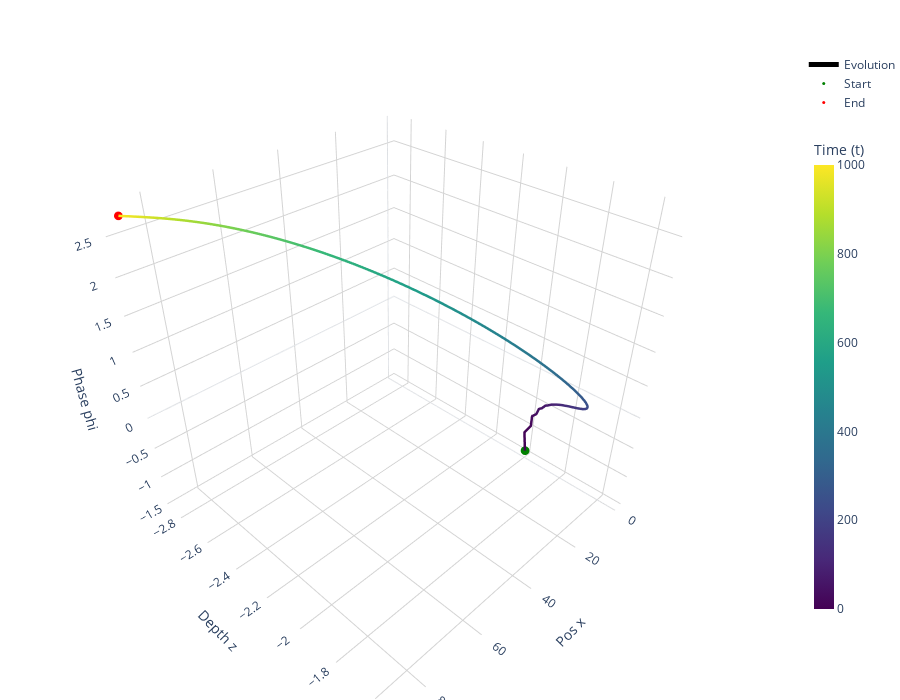

Source (notebook cell):
### Markdown cell above
### Seperate Plots

### Code cell
file_type = 'jpg'
timestamp = 2


# 0. Setup Directory
save_dir = "./Average Plots"
if not os.path.exists(save_dir):
    os.makedirs(save_dir)
    print(f"Created directory: {save_dir}")

# ==========================================
# PART 1: TIME SERIES PLOTS (Variables vs Time)
# ==========================================

# 1. Vertical Depth vs Time
plt.figure(figsize=(6, 5))
plt.plot(t_sub, mean_z, color='darkblue', linewidth=2.5)
plt.xlabel('Time (t)')
plt.ylabel(r'Expected Depth $\langle z \rangle$')
plt.title('Vertical Expectation')
plt.grid(True, linestyle='--', alpha=0.6)
save_path = os.path.join(save_dir, f"time_vs_depth_{timestamp}.{file_type}")
plt.savefig(save_path, dpi=150, bbox_inches='tight')
print(f"Saved: {save_path}")
plt.show()

# 2. Horizontal Position vs Time
plt.figure(figsize=(6, 5))
plt.plot(t_sub, mean_x, color='darkgreen', linewidth=2.5)
plt.xlabel('Time (t)')
plt.ylabel(r'Expected Position $\langle x \rangle$')
plt.title('Horizontal Expectation')
plt.grid(True, linestyle='--', alpha=0.6)
save_path = os.path.join(save_dir, f"time_vs_horizontal_{timestamp}.{file_type}")
plt.savefig(save_path, dpi=150, bbox_inches='tight')
print(f"Saved: {save_path}")
plt.show()

# 3. Phi vs Time
plt.figure(figsize=(6, 5))
plt.plot(t_sub, mean_phi, color='rebeccapurple', linewidth=2.5)
plt.xlabel('Time (t)')
plt.ylabel(r'Expected $\langle \phi \rangle$')
plt.title(r'$\Phi$ Expectation')
plt.grid(True, linestyle='--', alpha=0.6)
save_path = os.path.join(save_dir, f"time_vs_phi_{timestamp}.{file_type}")
plt.savefig(save_path, dpi=150, bbox_inches='tight')
print(f"Saved: {save_path}")
plt.show()


# ==========================================
# PART 2: PARAMETRIC TRAJECTORIES (Variables vs Variables)
# ==========================================

# 4. Space Trajectory (Z vs X)
plt.figure(figsize=(6, 5))
plt.plot(mean_x, mean_z, color='crimson', linewidth=2.5)
plt.xlabel(r'$\langle x \rangle$')
plt.ylabel(r'$\langle z \rangle$')
plt.title('Parametric: Space (z vs x)')
plt.grid(True, linestyle='--', alpha=0.6)

save_path = os.path.join(save_dir, f"parametric_space_zx_{timestamp}.{file_type}")
plt.savefig(save_path, dpi=150, bbox_inches='tight')
print(f"Saved: {save_path}")
plt.show()

# 5. Phi vs Horizontal (Phi vs X)
plt.figure(figsize=(6, 5))
plt.plot(mean_x, mean_phi, color='teal', linewidth=2.5)
plt.xlabel(r'$\langle x \rangle$')
plt.ylabel(r'$\langle \phi \rangle$')
plt.title(r'Parametric: $\Phi$ vs Position')
plt.grid(True, linestyle='--', alpha=0.6)
save_path = os.path.join(save_dir, f"parametric_phi_x_{timestamp}.{file_type}")
plt.savefig(save_path, dpi=150, bbox_inches='tight')
print(f"Saved: {save_path}")
plt.show()

# 6. Phi vs Vertical (Phi vs Z)
plt.figure(figsize=(6, 5))
plt.plot(mean_z, mean_phi, color='orange', linewidth=2.5)
plt.xlabel(r'$\langle z \rangle$')
plt.ylabel(r'$\langle \phi \rangle$')
plt.title(r'Parametric: $\Phi$ vs Depth')
plt.grid(True, linestyle='--', alpha=0.6)
save_path = os.path.join(save_dir, f"parametric_phi_z_{timestamp}.{file_type}")
plt.savefig(save_path, dpi=150, bbox_inches='tight')
print(f"Saved: {save_path}")
plt.show()


# ==========================================
# PART 3: COMBINED ROW PLOTS
# ==========================================

# --- Combined A: All Time Series (1 Row, 3 Cols) ---
fig, axes = plt.subplots(1, 3, figsize=(18, 5), constrained_layout=True)

# Depth vs Time
axes[0].plot(t_sub, mean_z, color='darkblue', linewidth=2)
axes[0].set_xlabel('Time (t)')
axes[0].set_ylabel(r'$\langle z \rangle$')
axes[0].set_title('Vertical Depth')
axes[0].grid(True, linestyle='--', alpha=0.6)

# Position vs Time
axes[1].plot(t_sub, mean_x, color='darkgreen', linewidth=2)
axes[1].set_xlabel('Time (t)')
axes[1].set_ylabel(r'$\langle x \rangle$')
axes[1].set_title('Horizontal Position')
axes[1].grid(True, linestyle='--', alpha=0.6)

# Phi vs Time
axes[2].plot(t_sub, mean_phi, color='rebeccapurple', linewidth=2)
axes[2].set_xlabel('Time (t)')
axes[2].set_ylabel(r'$\langle \phi \rangle$')
axes[2].set_title(r'$\Phi$ Value')
axes[2].grid(True, linestyle='--', alpha=0.6)

save_path = os.path.join(save_dir, f"combined_time_series_{timestamp}.{file_type}")
plt.savefig(save_path, dpi=150)
print(f"Saved: {save_path}")
plt.show()

# --- Combined B: All Parametric (1 Row, 3 Cols) ---
fig, axes = plt.subplots(1, 3, figsize=(18, 5), constrained_layout=True)

# Space (Z vs X)
axes[0].plot(mean_x, mean_z, color='crimson', linewidth=2)
axes[0].set_xlabel(r'$\langle x \rangle$')
axes[0].set_ylabel(r'$\langle z \rangle$')
axes[0].set_title('Space Trajectory')
axes[0].grid(True, linestyle='--', alpha=0.6)

# Phase vs Space (Phi vs X)
axes[1].plot(mean_x, mean_phi, color='teal', linewidth=2)
axes[1].set_xlabel(r'$\langle x \rangle$')
axes[1].set_ylabel(r'$\langle \phi \rangle$')
axes[1].set_title(r'$\Phi$ vs Position')
axes[1].grid(True, linestyle='--', alpha=0.6)

# Phase vs Depth (Phi vs Z)
axes[2].plot(mean_z, mean_phi, color='orange', linewidth=2)
axes[2].set_xlabel(r'$\langle z \rangle$')
axes[2].set_ylabel(r'$\langle \phi \rangle$')
axes[2].set_title(r'$\Phi$ vs Depth')
axes[2].grid(True, linestyle='--', alpha=0.6)

save_path = os.path.join(save_dir, f"combined_parametric_{timestamp}.{file_type}")
plt.savefig(save_path, dpi=150)
print(f"Saved: {save_path}")
plt.show()

fig.show()

### Figure 1 — Plotly figure (JSON) as saved in the notebook; plotly's stock layout.template omitted (floating-point values rounded to 4 significant figures)
{"data": [{"line": {"color": [0.0, 10.0, 20.0, 30.0, 40.0, 50.0, 60.0, 70.0, 80.0, 90.0, 100.0, 110.0, 120.0, 130.0, 140.0, 150.0, 160.0, 170.0, 180.0, 190.0, 200.0, 210.0, 220.0, 230.0, 240.0, 250.0, 260.0, 270.0, 280.0, 290.0, 300.0, 310.0, 320.0, 330.0, 340.0, 350.0, 360.0, 370.0, 380.0, 390.0, 400.0, 410.0, 420.0, 430.0, 440.0, 450.0, 460.0, 470.0, 480.0, 490.0, 500.0, 510.0, 520.0, 530.0, 540.0, 550.0, 560.0, 570.0, 580.0, 590.0, 600.0, 610.0, 620.0, 630.0, 640.0, 650.0, 660.0, 670.0, 680.0, 690.0, 700.0, 710.0, 720.0, 730.0, 740.0, 750.0, 760.0, 770.0, 780.0, 790.0, 800.0, 810.0, 820.0, 830.0, 840.0, 850.0, 860.0, 870.0, 880.0, 890.0, 900.0, 910.0, 920.0, 930.0, 940.0, 950.0, 960.0, 970.0, 980.0, 990.0, 1000.0], "colorbar": {"len": 0.75, "thickness": 20, "title": {"text": "Time (t)"}}, "colorscale": [[0, "#440154"], [0.1111, "#482878"], [0.2222, "#3e4989"], [0.3333, "#31688e"], [0.4444, "#26828e"], [0.5556, "#1f9e89"], [0.6667, "#35b779"], [0.7778, "#6ece58"], [0.8889, "#b5de2b"], [1, "#fde725"]], "width": 5}, "mode": "lines", "name": "Evolution", "type": "scatter3d", "x": [1.111e-10, 0.8964, 1.769, 2.666, 3.542, 4.438, 5.319, 6.212, 7.099, 7.99, 8.881, 9.773, 10.67, 11.56, 12.45, 13.35, 14.25, 15.14, 16.04, 16.94, 17.83, 18.73, 19.63, 20.52, 21.42, 22.32, 23.21, 24.1, 25.0, 25.89, 26.78, 27.68, 28.57, 29.46, 30.35, 31.24, 32.13, 33.02, 33.91, 34.79, 35.68, 36.57, 37.46, 38.35, 39.24, 40.12, 41.01, 41.9, 42.78, 43.67, 44.56, 45.45, 46.33, 47.22, 48.11, 48.99, 49.88, 50.76, 51.65, 52.54, 53.42, 54.31, 55.19, 56.08, 56.96, 57.85, 58.73, 59.62, 60.5, 61.39, 62.27, 63.16, 64.04, 64.93, 65.81, 66.69, 67.58, 68.46, 69.34, 70.22, 71.11, 71.99, 72.87, 73.75, 74.63, 75.5, 76.38, 77.25, 78.12, 78.98, 79.83, 80.68, 81.52, 82.34, 83.15, 83.94, 84.71, 85.46, 86.19, 86.9, 87.57], "y": [-2.0, -2.006, -1.968, -1.96, -1.932, -1.914, -1.891, -1.868, -1.847, -1.823, -1.801, -1.776, -1.754, -1.73, -1.708, -1.685, -1.664, -1.644, -1.625, -1.608, -1.594, -1.581, -1.571, -1.562, -1.556, -1.552, -1.55, -1.55, -1.552, -1.556, -1.561, -1.568, -1.577, -1.587, -1.598, -1.61, -1.624, -1.639, -1.654, -1.671, -1.689, -1.707, -1.726, -1.746, -1.766, -1.787, -1.809, -1.831, -1.853, -1.876, -1.9, -1.923, -1.947, -1.971, -1.995, -2.019, -2.043, -2.068, -2.092, -2.116, -2.14, -2.164, -2.188, -2.212, -2.235, -2.259, -2.282, -2.304, -2.327, -2.349, -2.371, -2.392, -2.413, -2.434, -2.455, -2.475, -2.494, -2.514, -2.533, -2.551, -2.569, -2.587, -2.604, -2.621, -2.638, -2.654, -2.67, -2.686, -2.701, -2.716, -2.73, -2.744, -2.758, -2.772, -2.785, -2.799, -2.812, -2.825, -2.838, -2.85, -2.863], "z": [-1.404, -1.042, -0.8311, -0.6167, -0.5101, -0.3647, -0.2901, -0.1855, -0.1216, -0.04266, 0.01629, 0.07949, 0.1347, 0.1889, 0.241, 0.2905, 0.3405, 0.3882, 0.4371, 0.4848, 0.5337, 0.5823, 0.632, 0.6819, 0.7326, 0.7838, 0.8356, 0.8878, 0.9404, 0.9933, 1.046, 1.099, 1.152, 1.205, 1.257, 1.309, 1.36, 1.411, 1.461, 1.51, 1.559, 1.606, 1.653, 1.699, 1.743, 1.787, 1.829, 1.87, 1.91, 1.949, 1.987, 2.024, 2.06, 2.094, 2.128, 2.16, 2.191, 2.221, 2.25, 2.278, 2.305, 2.331, 2.356, 2.379, 2.402, 2.424, 2.445, 2.465, 2.485, 2.503, 2.521, 2.537, 2.553, 2.569, 2.583, 2.597, 2.61, 2.622, 2.633, 2.644, 2.654, 2.664, 2.673, 2.681, 2.689, 2.696, 2.703, 2.709, 2.715, 2.72, 2.725, 2.729, 2.732, 2.735, 2.738, 2.74, 2.742, 2.742, 2.744, 2.743, 2.744]}, {"marker": {"color": "green", "size": 3}, "mode": "markers", "name": "Start", "type": "scatter3d", "x": [1.111e-10], "y": [-2.0], "z": [-1.404]}, {"marker": {"color": "red", "size": 3}, "mode": "markers", "name": "End", "type": "scatter3d", "x": [87.57], "y": [-2.863], "z": [2.744]}], "layout": {"height": 700, "margin": {"b": 0, "l": 0, "r": 0, "t": 50}, "scene": {"xaxis": {"gridcolor": "lightgrey", "showbackground": false, "title": {"text": "Pos x"}}, "yaxis": {"gridcolor": "lightgrey", "showbackground": false, "title": {"text": "Depth z"}}, "zaxis": {"gridcolor": "lightgrey", "showbackground": false, "title": {"text": "Phase phi"}}}, "width": 900}}
